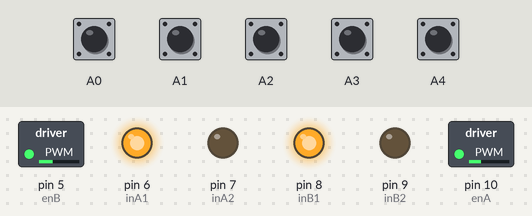
Simulated run of this sketch. Board: Arduino Uno, built with avr-gcc and run on an emulated ATmega328P. Parts: switched loads named in the sketch (green lamp = pin HIGH), output pins drawn as LEDs (lit = HIGH). The inputs (shaded band) are chosen by the test bench; at power-on: A0–4 LOW.

Above: at 1.2 s.
1.3 s: A0 pulled HIGH for 0.15 s
At 2.5 s:
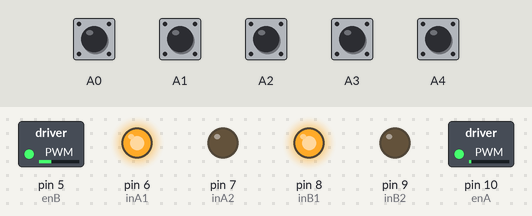
2.9 s: A3 pulled HIGH for 0.15 s
At 3.8 s:
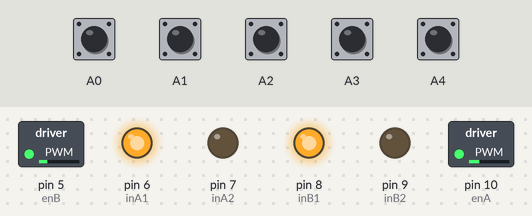
4.5 s: A1 pulled HIGH for 0.15 s
At 5.1 s:
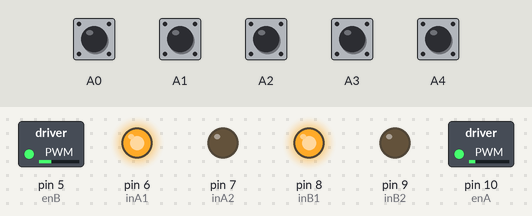
6.1 s: A4 pulled HIGH for 0.15 s
At 7.3 s:
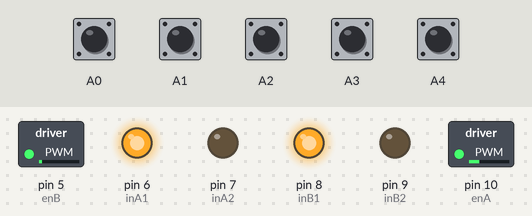
7.7 s: A0 pulled HIGH for 1 s
At 8.7 s:
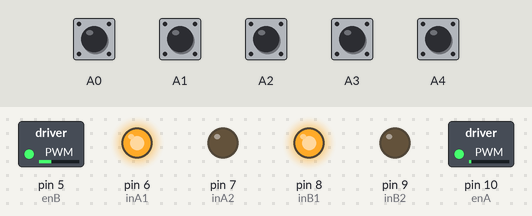
10.2 s: A2 pulled HIGH for 0.15 s
At 10.6 s:
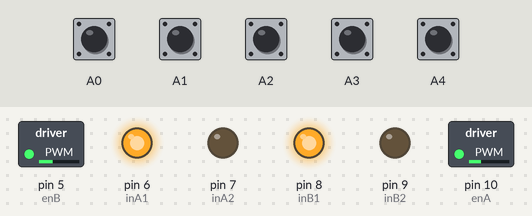
Timing chart, 0 to 12.8 s (numbered marks = the images above; inputs shaded):
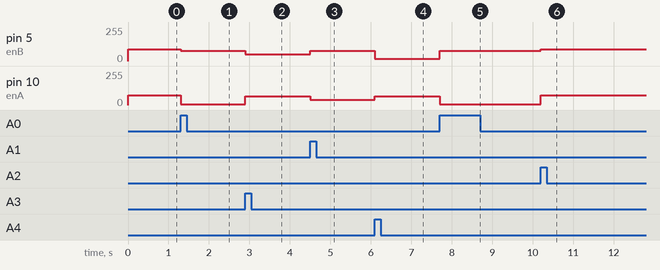

Measured:
- after the input at 1.3 s, pin 5 (enB): 87/255 → 77/255 at once; pin 10 (enA): 75/255 → 5/255 at once
- after the input at 2.9 s, pin 5 (enB): 77/255 → 52/255 at once; pin 10 (enA): 5/255 → 65/255 at once
- after the input at 4.5 s, pin 5 (enB): 52/255 → 77/255 at once; pin 10 (enA): 65/255 → 40/255 at once
- after the input at 6.1 s, pin 5 (enB): 77/255 → 17/255 at once; pin 10 (enA): 40/255 → 65/255 at once
- after the input at 7.7 s, pin 5 (enB): 17/255 → 77/255 at once; pin 10 (enA): 65/255 → 5/255 at once
- after the input at 10.2 s, pin 5 (enB): 77/255 → 87/255 at once; pin 10 (enA): 5/255 → 75/255 at once

The sketch:

main.ino
```cpp
#define inA1 6
#define inA2 7
#define inB1 8
#define inB2 9
#define enA 10
#define enB 5

// variables for PID algorithm
const float Kp = 0.035, Ki = 0, Kd = 0;
float errorP = 2000;
float errorN = 0;
int P, I, D;
int PIDvalue;

// config
const int offset = 15;
const int initMotorLeft = -60 - offset - 12;
const int initMotorRight = 60 + offset;
const boolean using_backward = false;
//const float scale = 1.0;

//function define
void startup();
boolean IFSensor(byte pinNum);
void readStatus();
void calculatePID();
void motor_drive_forward(int left, int right);
void motor_drive_backward(int left, int right);
void getError();

// sensor error
unsigned int stat;

// line black or white
boolean check = true;
unsigned int orcheckwhite = B10001;
unsigned int orcheckblack = B00000;

void calculatePID() {
  P = errorN - 2000;
  I += errorN;
  D = errorN - errorP;
  PIDvalue = (Kp*P) + (Kd*D);
//  PIDvalue /= scale;
  errorP = errorN;
}

void motor_drive_forward(int left, int right) {
  left = abs(left);
  if (using_backward) {
    digitalWrite(inA1, HIGH);
    digitalWrite(inA2, LOW);
    digitalWrite(inB1, HIGH);
    digitalWrite(inB2, LOW);
  }
  analogWrite(enA, right);
  analogWrite(enB, left);
}

void motor_drive_backward(int left, int right) {
  left = abs(left);
  digitalWrite(inA2, HIGH);
  digitalWrite(inA1, LOW);
  digitalWrite(inB2, HIGH);
  digitalWrite(inB1, LOW);
  analogWrite(enA, right);
  analogWrite(enB, left);
}

void setup() {
  Serial.begin(9600);
  pinMode(inA1, OUTPUT);//Set chân in1 của dc A là output
  pinMode(inA2, OUTPUT);//Set chân in2 của dc A là output
  pinMode(inB1, OUTPUT);//Set chân in1 của dc B là output
  pinMode(inB2, OUTPUT);//Set chân in2 của dc B là output

  pinMode(A4, INPUT);//Set chân cảm biến 1 là input
  pinMode(A3, INPUT);//Set chân cảm biến 2 là input
  pinMode(A2, INPUT);//Set chân cảm biến 3 là input
  pinMode(A1, INPUT);//Set chân cảm biến 4 là input
  pinMode(A0, INPUT);//Set chân cảm biến 5 là input

  digitalWrite(inA1, HIGH);
  digitalWrite(inA2, LOW);
  digitalWrite(inB1, HIGH);
  digitalWrite(inB2, LOW);
}


boolean IFSensor(byte pinNum) {
//  black = 1, white = 0
  return digitalRead(pinNum);
}

void readStatus() {
  unsigned int tmp = 0;
  for (byte i = A4; i >= A0; i-=1) {
    tmp += IFSensor(i);
    if (i > A0) tmp <<= 1;
  }
  stat = tmp;

  unsigned int x = B11111;

  unsigned int orres_white = stat & orcheckwhite;
  unsigned int orres_black = (~stat) & orcheckwhite;
  if (orcheckwhite == orres_white) check = false;
  if (orcheckwhite == orres_black) check = true;
  if (!check) {
    stat = stat ^ (~x);
    stat = ~stat;
//    Serial.println(stat, BIN);
  }
}

void getError() {
  readStatus();
  int num = 0;
  int count = 4;
  unsigned int b = 1;
  errorN = 0;
  while (count >= 0) {
    int res = b & stat;
    stat >>= 1;
    if (res) {
      errorN += count * 1000;
      num += 1;
    }
    count -= 1;
  }

  if (num == 0) errorN = errorP;
  else errorN /= num;
}

void loop() {
//  Serial.println(errorN);
  getError();
  calculatePID();
  int rspeed, lspeed;
  int int_PID = int(PIDvalue);
//  int_PID = 0;
  if (int_PID > 0) {
    rspeed = initMotorRight - int_PID;
    lspeed = initMotorLeft - (-10);
  } else if (PIDvalue < 0) {
    rspeed = initMotorRight - 10;
    lspeed = initMotorLeft - int_PID;
  } else {
    rspeed = initMotorRight - int_PID;
    lspeed = initMotorLeft - int_PID;
  }
  rspeed = constrain(rspeed, 0, initMotorRight * 2);
  lspeed = constrain(lspeed, initMotorLeft * 2, 0);

  motor_drive_forward(lspeed, rspeed);
}
```
